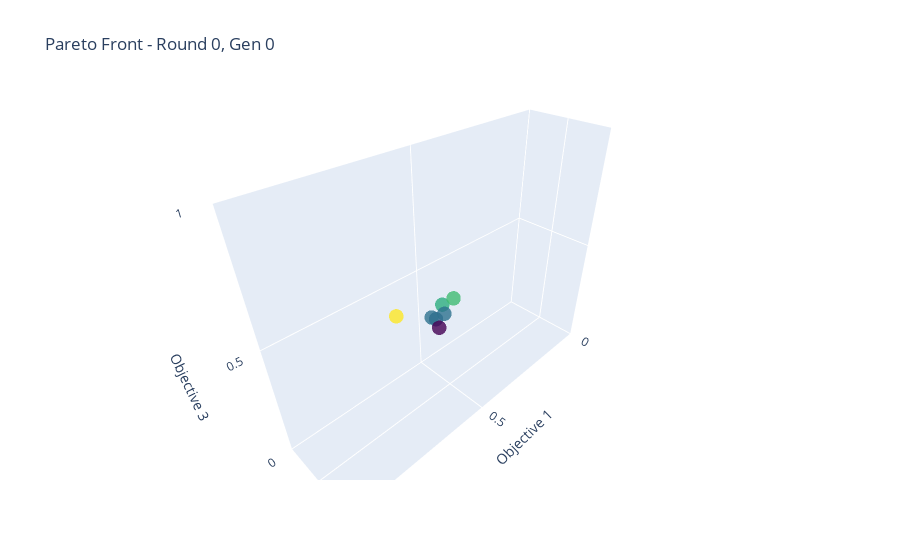
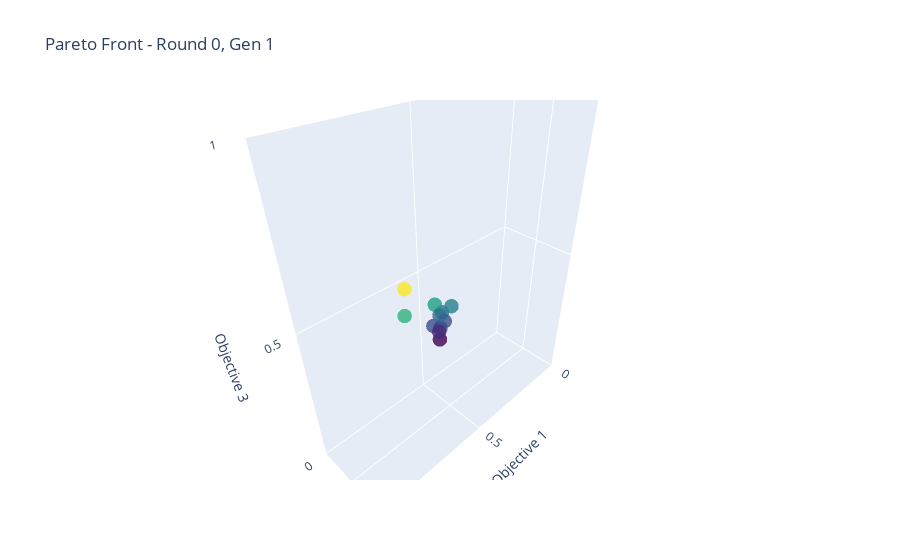
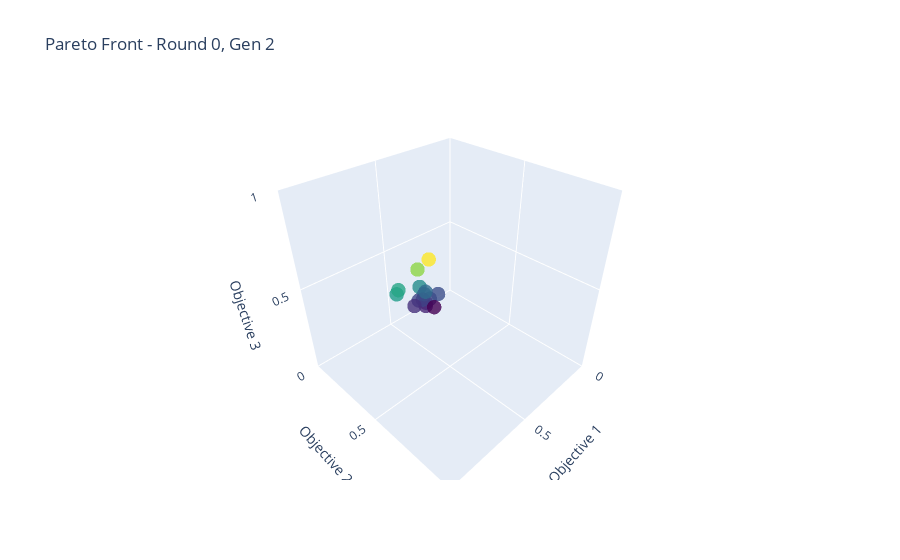
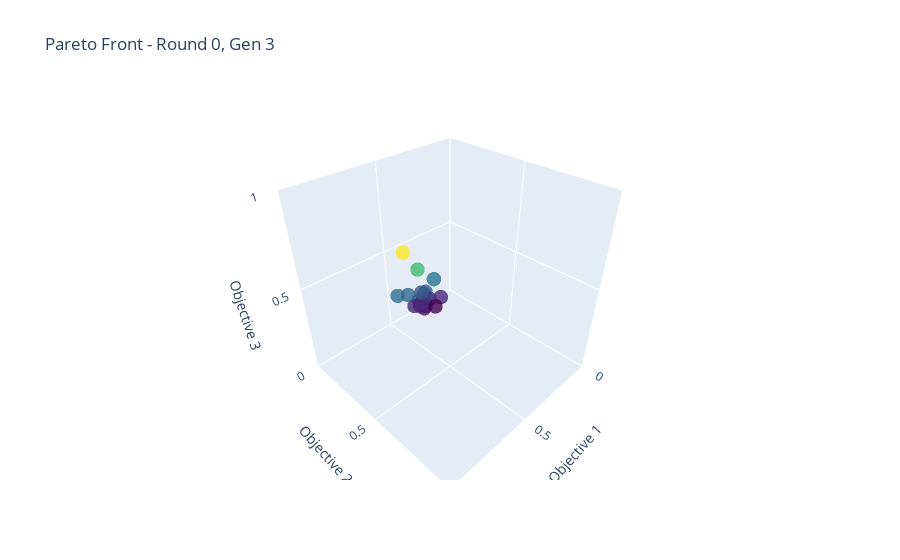

Notebook code cell kept with these figures, in order:
### Code cell
import plotly.graph_objects as go

# Choose a generation and run
# gen_idx = 0
# run_idx = 0

for run_idx in range(len(all_runs_fronts)):
    for gen_idx in range(len(all_runs_fronts[run_idx])):
        
        front = all_runs_fronts[run_idx][gen_idx]

        fig = go.Figure(data=[go.Scatter3d(
            x=front[:, 0],
            y=front[:, 1],
            z=front[:, 2],
            mode='markers',
            marker=dict(
                size=5,
                color=front[:, 2],  # Color by third objective
                colorscale='Viridis',
                opacity=0.8
            )
        )])

        # min_x = get_min_objective_value(run_idx, gen_idx, 0)
        # max_x = get_max_objective_value(run_idx, gen_idx, 0)
        # min_y = get_min_objective_value(run_idx, gen_idx, 1)
        # max_y = get_max_objective_value(run_idx, gen_idx, 1)
        # min_z = get_min_objective_value(run_idx, gen_idx, 2)
        # max_z = get_max_objective_value(run_idx, gen_idx, 2)
        
        min_x = 0
        min_y = 0
        min_z = 0

        max_x = 1
        max_y = 1
        max_z = 1

        fig.update_layout(
            title=f"Pareto Front - Round {run_idx}, Gen {gen_idx}",
            scene=dict(
                xaxis=dict(title="Objective 1", range=[min_x, max_x]),
                yaxis=dict(title="Objective 2", range=[min_y, max_y]),
                zaxis=dict(title="Objective 3", range=[min_z, max_z])
            )
        )

        fig.show()

### Figure 1 — Plotly figure (JSON) as saved in the notebook; plotly's stock layout.template omitted (floating-point values rounded to 4 significant figures)
{"data": [{"marker": {"color": [0.38, 0.33, 0.34, 0.34, 0.39, 0.28, 0.44], "colorscale": [[0, "#440154"], [0.1111, "#482878"], [0.2222, "#3e4989"], [0.3333, "#31688e"], [0.4444, "#26828e"], [0.5556, "#1f9e89"], [0.6667, "#35b779"], [0.7778, "#6ece58"], [0.8889, "#b5de2b"], [1, "#fde725"]], "opacity": 0.8, "size": 5}, "mode": "markers", "type": "scatter3d", "x": [0.48, 0.51, 0.52, 0.48, 0.44, 0.5, 0.65], "y": [0.31, 0.32, 0.29, 0.34, 0.34, 0.33, 0.28], "z": [0.38, 0.33, 0.34, 0.34, 0.39, 0.28, 0.44]}], "layout": {"scene": {"xaxis": {"range": [0, 1], "title": {"text": "Objective 1"}}, "yaxis": {"range": [0, 1], "title": {"text": "Objective 2"}}, "zaxis": {"range": [0, 1], "title": {"text": "Objective 3"}}}, "title": {"text": "Pareto Front - Round 0, Gen 0"}}}

### Figure 2 — Plotly figure (JSON) as saved in the notebook; plotly's stock layout.template omitted (floating-point values rounded to 4 significant figures)
{"data": [{"marker": {"color": [0.38, 0.34, 0.39, 0.28, 0.44, 0.32, 0.34, 0.42, 0.31, 0.53, 0.37], "colorscale": [[0, "#440154"], [0.1111, "#482878"], [0.2222, "#3e4989"], [0.3333, "#31688e"], [0.4444, "#26828e"], [0.5556, "#1f9e89"], [0.6667, "#35b779"], [0.7778, "#6ece58"], [0.8889, "#b5de2b"], [1, "#fde725"]], "opacity": 0.8, "size": 5}, "mode": "markers", "type": "scatter3d", "x": [0.48, 0.52, 0.44, 0.5, 0.65, 0.49, 0.47, 0.51, 0.5, 0.64, 0.49], "y": [0.31, 0.29, 0.34, 0.33, 0.28, 0.31, 0.32, 0.29, 0.32, 0.27, 0.3], "z": [0.38, 0.34, 0.39, 0.28, 0.44, 0.32, 0.34, 0.42, 0.31, 0.53, 0.37]}], "layout": {"scene": {"xaxis": {"range": [0, 1], "title": {"text": "Objective 1"}}, "yaxis": {"range": [0, 1], "title": {"text": "Objective 2"}}, "zaxis": {"range": [0, 1], "title": {"text": "Objective 3"}}}, "title": {"text": "Pareto Front - Round 0, Gen 1"}}}

### Figure 3 — Plotly figure (JSON) as saved in the notebook; plotly's stock layout.template omitted (floating-point values rounded to 4 significant figures)
{"data": [{"marker": {"color": [0.34, 0.44, 0.32, 0.34, 0.42, 0.31, 0.37, 0.52, 0.45, 0.35, 0.34, 0.28, 0.38, 0.32, 0.57], "colorscale": [[0, "#440154"], [0.1111, "#482878"], [0.2222, "#3e4989"], [0.3333, "#31688e"], [0.4444, "#26828e"], [0.5556, "#1f9e89"], [0.6667, "#35b779"], [0.7778, "#6ece58"], [0.8889, "#b5de2b"], [1, "#fde725"]], "opacity": 0.8, "size": 5}, "mode": "markers", "type": "scatter3d", "x": [0.52, 0.65, 0.49, 0.47, 0.51, 0.5, 0.49, 0.51, 0.63, 0.42, 0.5, 0.45, 0.48, 0.55, 0.46], "y": [0.29, 0.28, 0.31, 0.32, 0.29, 0.32, 0.3, 0.28, 0.27, 0.33, 0.3, 0.33, 0.3, 0.29, 0.31], "z": [0.34, 0.44, 0.32, 0.34, 0.42, 0.31, 0.37, 0.52, 0.45, 0.35, 0.34, 0.28, 0.38, 0.32, 0.57]}], "layout": {"scene": {"xaxis": {"range": [0, 1], "title": {"text": "Objective 1"}}, "yaxis": {"range": [0, 1], "title": {"text": "Objective 2"}}, "zaxis": {"range": [0, 1], "title": {"text": "Objective 3"}}}, "title": {"text": "Pareto Front - Round 0, Gen 2"}}}

### Figure 4 — Plotly figure (JSON) as saved in the notebook; plotly's stock layout.template omitted (floating-point values rounded to 4 significant figures)
{"data": [{"marker": {"color": [0.34, 0.32, 0.34, 0.31, 0.37, 0.52, 0.34, 0.38, 0.32, 0.3, 0.34, 0.42, 0.32, 0.31, 0.41, 0.28, 0.32, 0.63, 0.4, 0.38], "colorscale": [[0, "#440154"], [0.1111, "#482878"], [0.2222, "#3e4989"], [0.3333, "#31688e"], [0.4444, "#26828e"], [0.5556, "#1f9e89"], [0.6667, "#35b779"], [0.7778, "#6ece58"], [0.8889, "#b5de2b"], [1, "#fde725"]], "opacity": 0.8, "size": 5}, "mode": "markers", "type": "scatter3d", "x": [0.52, 0.49, 0.47, 0.5, 0.49, 0.51, 0.5, 0.48, 0.55, 0.51, 0.48, 0.41, 0.4, 0.52, 0.63, 0.44, 0.51, 0.57, 0.58, 0.5], "y": [0.29, 0.31, 0.32, 0.32, 0.3, 0.28, 0.3, 0.3, 0.29, 0.32, 0.31, 0.29, 0.33, 0.3, 0.26, 0.33, 0.3, 0.25, 0.28, 0.29], "z": [0.34, 0.32, 0.34, 0.31, 0.37, 0.52, 0.34, 0.38, 0.32, 0.3, 0.34, 0.42, 0.32, 0.31, 0.41, 0.28, 0.32, 0.63, 0.4, 0.38]}], "layout": {"scene": {"xaxis": {"range": [0, 1], "title": {"text": "Objective 1"}}, "yaxis": {"range": [0, 1], "title": {"text": "Objective 2"}}, "zaxis": {"range": [0, 1], "title": {"text": "Objective 3"}}}, "title": {"text": "Pareto Front - Round 0, Gen 3"}}}
